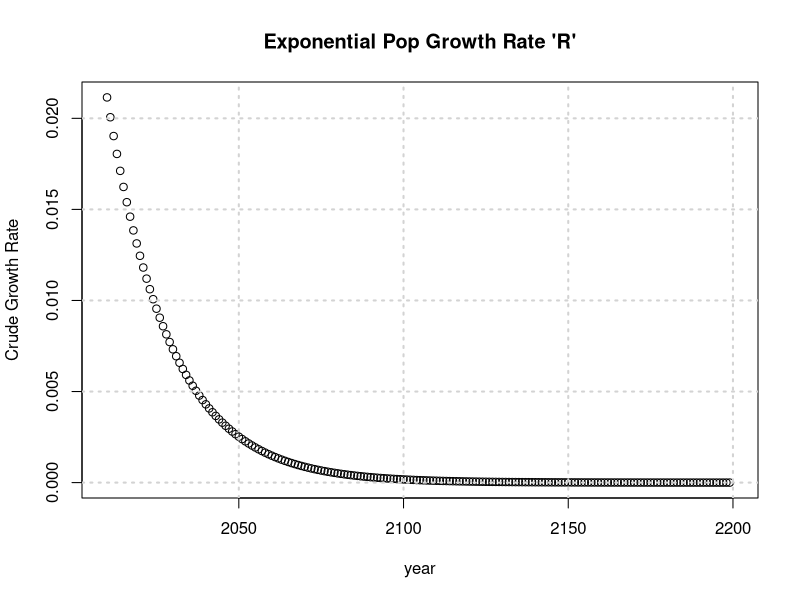
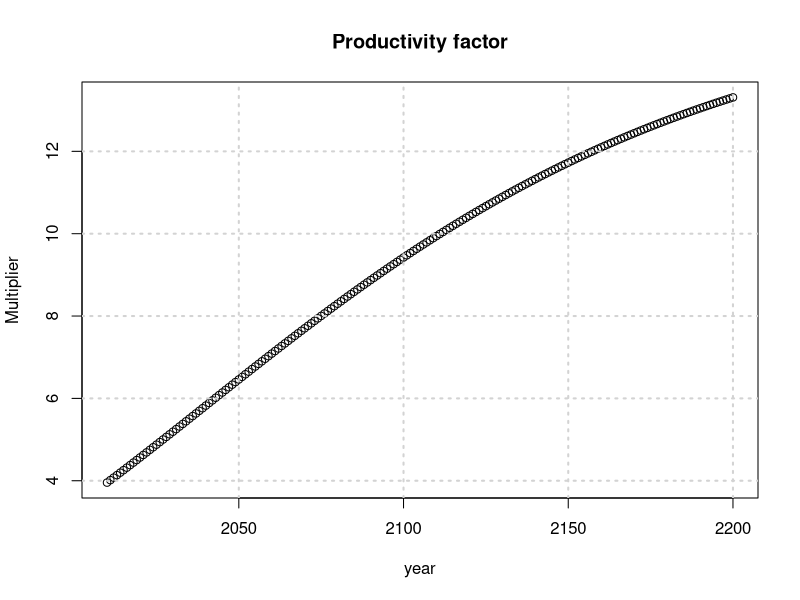
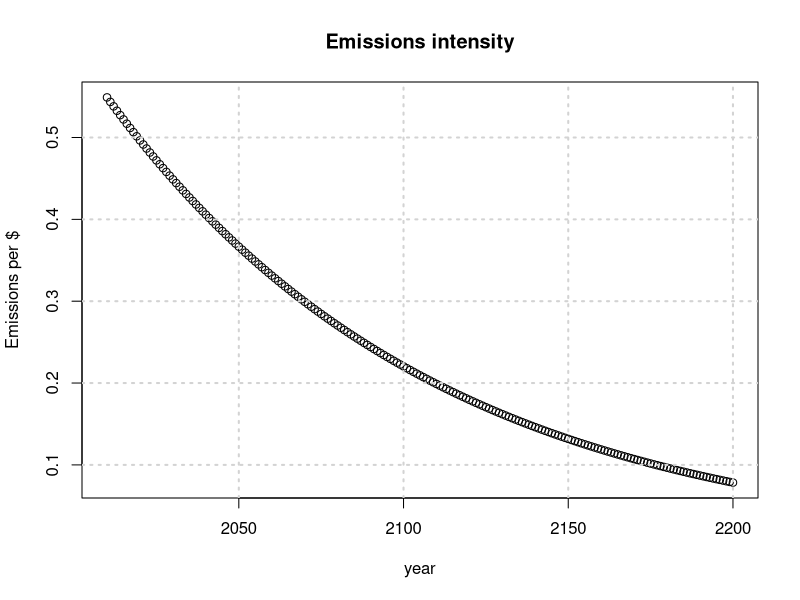
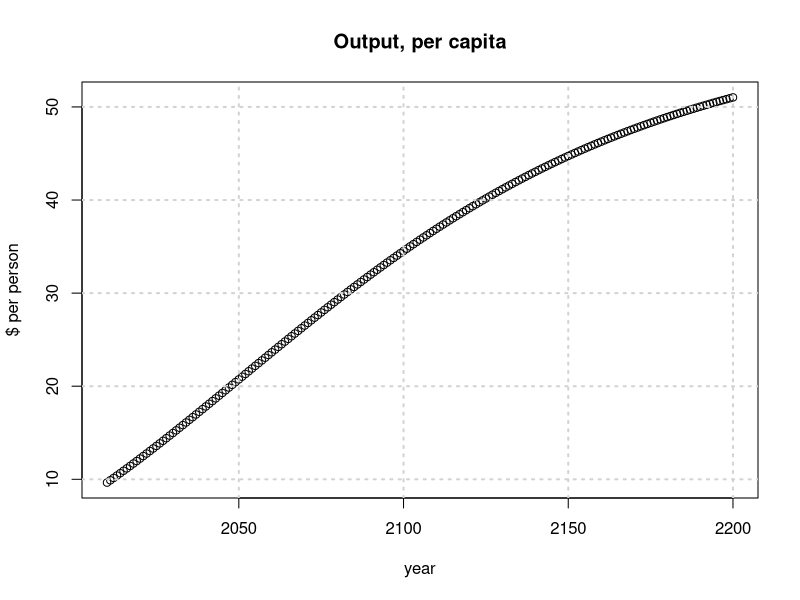
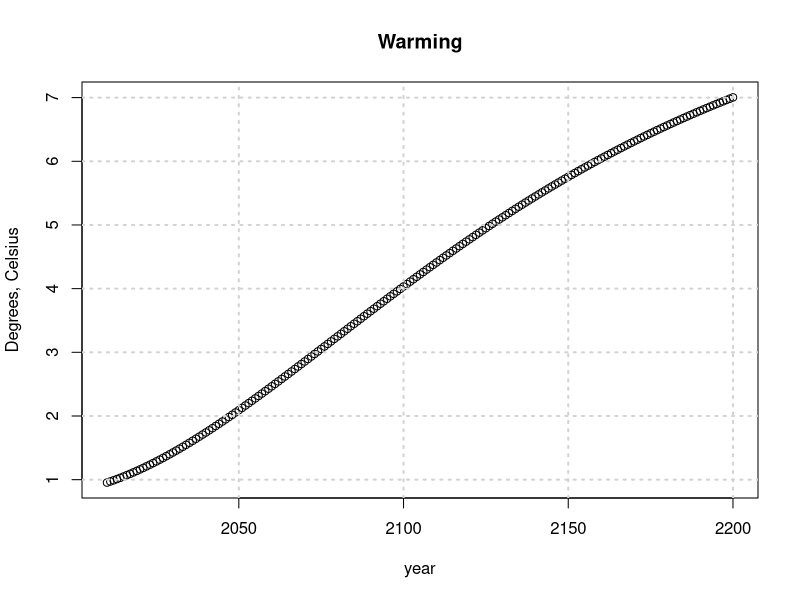
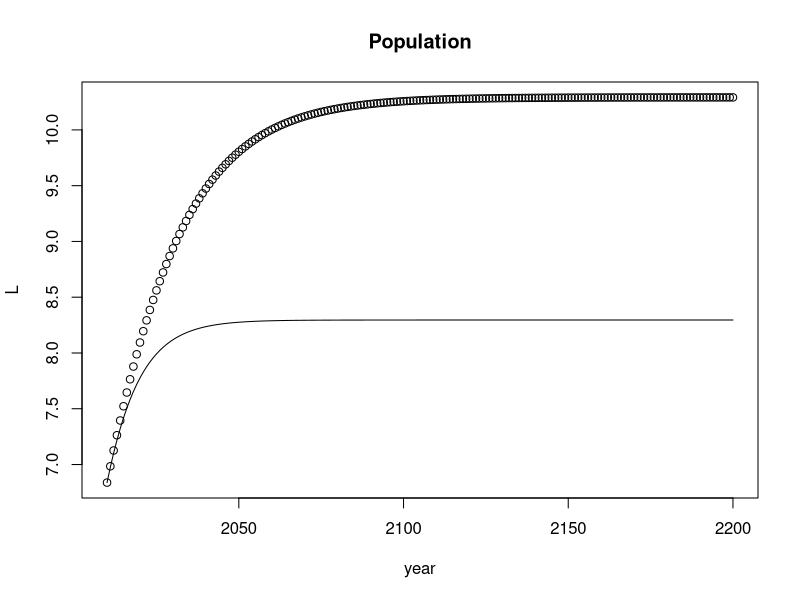
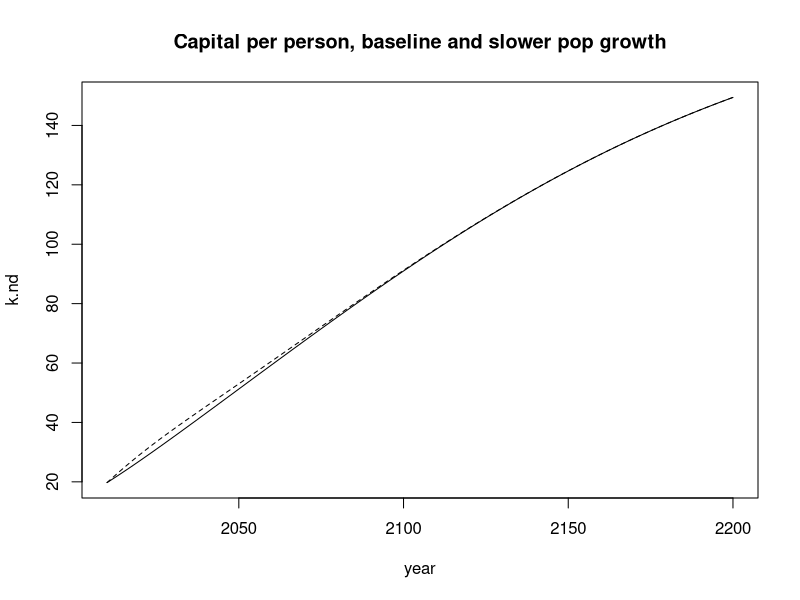
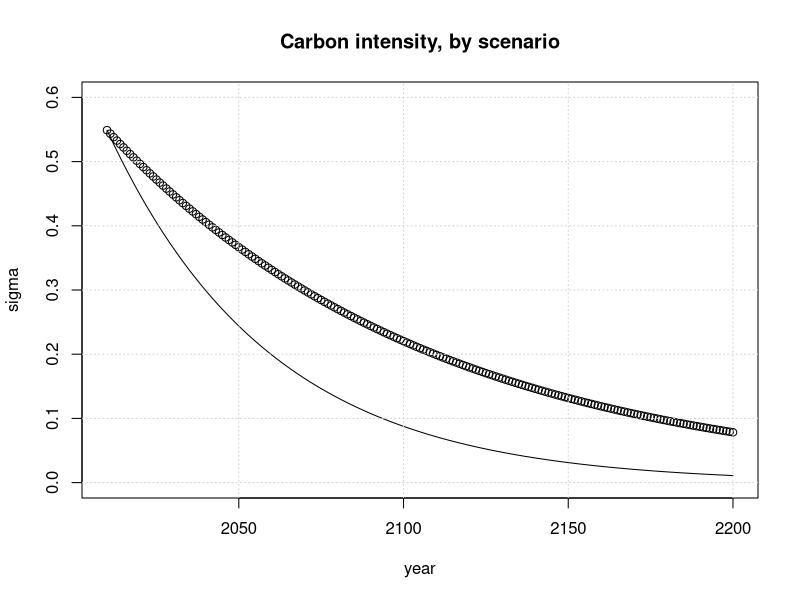

Source code (R) for these figures, in order:
## ---- chunk 1
library(data.table)

## if you're working on this using the RStudio desktop version, make
##   sure to install this when the app prompts you to - the last line
##    under the Jobs tab should be "✔ Package 'data.table' successfully
##   installed."
## you can also run install.packages("data.table")
   

solow_climate_fun <- function(gL0 = 0.022547, dL = -0.052,
                              gsigma0 = -.01, dsigma = -.0002)
{
    ## CONSTANTS ##
    ## capital's share of income
    a<-0.3
    ## savings rate
    s<-0.25
    ## Depreciation rate
    d<-0.1
    ## initial GDP, & Capital
    Y0<-63.69
    K0<-135
    ##Initial population, pop growth rate, and parameter reducing pop growth
    L0<-6.838 ## billions
    ## next lines commented out because they are arguments in fun
    ##  gL0<-0.022547 ## Initial growth rate, about R
    ##  dL<-0.052 ## exponential rate of decline in R, i.e,  R(t+1) = R(t) exp(-dL * 1)
    ## Initial Total Factor Productivity, TFP growth rate, and parameter affecting TFP growth
    A0<-3.955
    gA0<-0.015323
    dA<-0.011
    ## Initial emissions intensity, intensity growth, and parameter affecting intensity growth
    sigma0 <- 0.549  ## this is carbon output in some unit of tons per $ of output
    ## next lines commented out because they are arguments in fun
    ## gsigma0<- -0.01 ## initial rate of decline in sigma
    ## dsigma <- -0.0002 ## rate of change in rate of decline
    ## Damage Parameters ## we'll ignore these, but they do play as small role.
    theta1<-0.0023888849
    theta2<-2
    theta3<-0.00000507029
    theta4<-6.754
    ## Damage to TFP
    gamma<-0.001
    ## Damage through depreciation
    d1<-0.01 ## this is the same constant "d" we had in solow model
    ## CCR Cumulative Carbon
    beta<-1.8 ## multiplier to convert cumulative carbon to temperature increase
    C0<-530 ## total carbon output up to 2010

    ## ### BASE MODEL ###
    T<-191
    year<-c(2010:2200)

    ## intialization
    k<-rep(NaN,T) # rep means 'NaN' replication 'T' number of times
    A<-rep(NaN,T)
    gAt<-rep(NaN,T)
    sigma<-rep(NaN,T)
    gsigmat<-rep(NaN,T)
    y<-rep(NaN,T)
    D<-rep(NaN,T)
    L<-rep(NaN,T)
    gLt<-rep(NaN,T)
    E<-rep(NaN,T)
    Ccum<-rep(NaN,T)
    Temp<-rep(NaN,T)
    y.nd<-rep(NaN,T)
    k.nd<-rep(NaN,T)
    ## starting values (for notations see loop step, line 218 onwards)
    Ccum[1]<-C0
    Temp[1]<-beta*Ccum[1]/1000
    D[1]<-1/(1+theta1*(Temp[1]^theta2))
    A[1]<-A0
    gLt[1]<-gL0
    k[1]<-((s*A[1]*D[1])/(d+gL0))^(1/(1-a))
    gAt[1]<-gA0
    sigma[1]<-sigma0
    gsigmat[1]<-gsigma0
    y[1]<-D[1]*A[1]*k[1]^a
    L[1]<-L0
    gLt[1]<-gL0
    E[1]<-sigma[1]*y[1]*L[1]/3.67
    k.nd[1]<-((s*A[1])/(d+gL0))^(1/(1-a))
    y.nd[1]<-A[1]*k.nd[1]^a

    ## now we loop thru
    for (t in 2:T){
        ## with climate damages
        Ccum[t]<-Ccum[t-1]+E[t-1] ## cumulative emissions
        Temp[t]<-beta*Ccum[t]/1000 ## temperature increase in celsius
        D[t]<-1/(1+theta1*(Temp[t]^theta2)) ## "damages"; line 108
        gAt[t]<-gAt[t-1]/(1+dA) ## change in growth rate of TFP
        A[t]<-A[t-1]*(1+gAt[t]) ## TFP
        gLt[t]<-gLt[t-1]*(1+dL) ## change in growth rate of pop, dL < 0, gLt shrinks
        L[t]<-L[t-1]*(1+gLt[t]) ## Pop
        k[t]<-((s*A[t]*D[t])/(d+gLt[t]))^(1/(1-a)) ## capital per person in solow steady state
        gsigmat[t]<-gsigmat[t-1]/(1+dsigma) ## change in emissions intensity
        sigma[t]<-sigma[t-1]*(1+gsigmat[t]) ## emissions intensity
        y[t]<-D[t]*A[t]*k[t]^a ## income per capita
        E[t]<-sigma[t]*y[t]*L[t]/3.67 ## total emmissions (3.67 converts carbon to C02)

        ## without climate damages i.e., D=1
        k.nd[t]<-((s*A[t])/(d+gLt[t]))^(1/(1-a))
        y.nd[t]<-A[t]*k.nd[t]^a
    }
    out = data.table(year, Ccum, Temp, D,
                     A, L, k,
                     sigma, y, E, k.nd, y.nd)
    return(out)
}


## ---- chunk 2
out = solow_climate_fun() ## without arguments, uses default
year = out$year
## ---- chunk 3
L = out$L
R = c(diff(log(L))/1, NA) ## calculate exponential growth rate as in Lab 1.
plot(year, R, ylab = "Crude Growth Rate",
     main = "Exponential Pop Growth Rate 'R'")
grid(lwd = 2) # lwd stands for line width
## ---- chunk 4
A = out$A
plot(year, A, ylab = "Multiplier",
     main = "Productivity factor")
grid(lwd = 2)
## ---- chunk 5
sigma = out$sigma
plot(year, sigma, ylab = "Emissions per $",
     main = "Emissions intensity")
grid(lwd = 2)
## ---- chunk 6
y = out$y
plot(year, y, ylab = "$ per person",
     main = "Output, per capita")
grid(lwd = 2)
## ---- chunk 7
Temp = out$Temp
plot(year, Temp, ylab = "Degrees, Celsius",
     main = "Warming")
grid(lwd = 2)
## ---- chunk 8
out.slow.pop <- solow_climate_fun(
	     gL0 = 0.022547, ## we leave starting pop growth as is
             dL =  -0.052*2, ## and double rate of decline in pop growth rate 
	     gsigma0 = -.01,
	     dsigma = -.0002)
## ---- chunk 9
L.slow <- out.slow.pop$L 
plot(year, L, main = "Population")
lines(year, L.slow)
## ---- chunk 10
pyl.base = sum(L[year %in% 2010:2100])
pyl.slow = sum(L.slow[year %in% 2010:2100])
print("base")
print(pyl.base)
print("slow")
print(pyl.slow)
print("pop years lived ratio")
print(pyl.slow / pyl.base)
## ---- chunk 11
E = out$E
E.slow = out.slow.pop$E
sum.E.base = sum(E[year %in% 2010:2100])
sum.E.slow = sum(E.slow[year %in% 2010:2100])
print("E ratio")
print(sum.E.slow / sum.E.base)
## ---- chunk 12
k.nd = out$k.nd
k.nd.slow = out.slow.pop$k.nd
plot(year, k.nd, type = "l", main = "Capital per person, baseline and slower pop growth")
lines(year, k.nd.slow, lty = 2)
## ---- chunk 13
out.fast.decarb <- solow_climate_fun(gL0 = 0.022547, ## we leave starting pop growth as is
                  dL = -0.052, ## and multiply rate of change by 2
                  gsigma0 = -.01*2, dsigma = -.0002)
## ---- chunk 14
sigma = out$sigma
sigma.fast = out.fast.decarb$sigma
## note:  here  "fast" is refering to decarbonization,
## whereas before "slow" was refering to population growth. Sorry!
plot(year, sigma, ylim = c(0,.6), main = "Carbon intensity, by scenario")
lines(year, sigma.fast)
grid()
## ---- chunk 15
E = out$E
E.fast = out.fast.decarb$E
plot(year, E, ylim = c(0, 25), main = "Emissions, by scenario")
lines(year, E.fast)
grid(lwd = 2)
## ---- chunk 16
Temp.fast = out.fast.decarb$Temp
plot(year, Temp)
lines(year, Temp.fast)
grid(lwd = 2)

